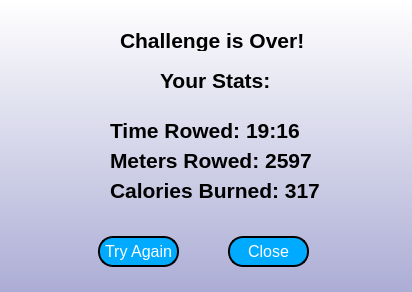
<ui version="4.0" >
 <class>SummaryDialog</class>
 <widget class="QWidget" name="SummaryDialog" >
  <property name="windowModality" >
   <enum>Qt::ApplicationModal</enum>
  </property>
  <property name="geometry" >
   <rect>
    <x>0</x>
    <y>0</y>
    <width>412</width>
    <height>292</height>
   </rect>
  </property>
  <property name="windowTitle" >
   <string>C2 Watt Challenge</string>
  </property>
  <property name="styleSheet" >
   <string notr="true" >background-color: qlineargradient(spread:pad, x1:0, y1:1, x2:0, y2:0, stop:0 rgba(172, 173, 213, 255), stop:1 rgba(255, 255, 255, 255));</string>
  </property>
  <widget class="QLabel" name="label_2" >
   <property name="geometry" >
    <rect>
     <x>120</x>
     <y>30</y>
     <width>201</width>
     <height>21</height>
    </rect>
   </property>
   <property name="font" >
    <font>
     <family>Arial</family>
     <pointsize>16</pointsize>
     <weight>75</weight>
     <bold>true</bold>
    </font>
   </property>
   <property name="styleSheet" >
    <string notr="true" >background-color: qlineargradient(spread:pad, x1:0, y1:0, x2:0, y2:0, stop:0 rgba(0, 0, 0, 0), stop:1 rgba(255, 255, 255, 255));</string>
   </property>
   <property name="text" >
    <string>Challenge is Over!</string>
   </property>
  </widget>
  <widget class="QPushButton" name="resetButton" >
   <property name="enabled" >
    <bool>true</bool>
   </property>
   <property name="geometry" >
    <rect>
     <x>98</x>
     <y>236</y>
     <width>81</width>
     <height>31</height>
    </rect>
   </property>
   <property name="font" >
    <font>
     <family>Arial</family>
     <pointsize>12</pointsize>
    </font>
   </property>
   <property name="styleSheet" >
    <string notr="true" >background-color: rgb(0, 170, 255);
color: rgb(255, 255, 255);
border-radius: 15px;
border: 2px solid #000000;
</string>
   </property>
   <property name="text" >
    <string>Try Again</string>
   </property>
  </widget>
  <widget class="QLabel" name="label_7" >
   <property name="geometry" >
    <rect>
     <x>160</x>
     <y>70</y>
     <width>111</width>
     <height>21</height>
    </rect>
   </property>
   <property name="font" >
    <font>
     <family>Arial</family>
     <pointsize>16</pointsize>
     <weight>75</weight>
     <bold>true</bold>
    </font>
   </property>
   <property name="styleSheet" >
    <string notr="true" >background-color: qlineargradient(spread:pad, x1:0, y1:0, x2:0, y2:0, stop:0 rgba(0, 0, 0, 0), stop:1 rgba(255, 255, 255, 255));</string>
   </property>
   <property name="text" >
    <string>Your Stats:</string>
   </property>
  </widget>
  <widget class="QPushButton" name="closeButton" >
   <property name="enabled" >
    <bool>true</bool>
   </property>
   <property name="geometry" >
    <rect>
     <x>228</x>
     <y>236</y>
     <width>81</width>
     <height>31</height>
    </rect>
   </property>
   <property name="font" >
    <font>
     <family>Arial</family>
     <pointsize>12</pointsize>
    </font>
   </property>
   <property name="styleSheet" >
    <string notr="true" >background-color: rgb(0, 170, 255);
color: rgb(255, 255, 255);
border-radius: 15px;
border: 2px solid #000000;
</string>
   </property>
   <property name="text" >
    <string>Close</string>
   </property>
  </widget>
  <widget class="QLabel" name="labelTime" >
   <property name="geometry" >
    <rect>
     <x>110</x>
     <y>120</y>
     <width>231</width>
     <height>21</height>
    </rect>
   </property>
   <property name="font" >
    <font>
     <family>Arial</family>
     <pointsize>16</pointsize>
     <weight>75</weight>
     <bold>true</bold>
    </font>
   </property>
   <property name="styleSheet" >
    <string notr="true" >background-color: qlineargradient(spread:pad, x1:0, y1:0, x2:0, y2:0, stop:0 rgba(0, 0, 0, 0), stop:1 rgba(255, 255, 255, 255));</string>
   </property>
   <property name="text" >
    <string>Time Rowed: 19:16</string>
   </property>
  </widget>
  <widget class="QLabel" name="labelMeters" >
   <property name="geometry" >
    <rect>
     <x>110</x>
     <y>150</y>
     <width>231</width>
     <height>21</height>
    </rect>
   </property>
   <property name="font" >
    <font>
     <family>Arial</family>
     <pointsize>16</pointsize>
     <weight>75</weight>
     <bold>true</bold>
    </font>
   </property>
   <property name="styleSheet" >
    <string notr="true" >background-color: qlineargradient(spread:pad, x1:0, y1:0, x2:0, y2:0, stop:0 rgba(0, 0, 0, 0), stop:1 rgba(255, 255, 255, 255));</string>
   </property>
   <property name="text" >
    <string>Meters Rowed: 2597</string>
   </property>
  </widget>
  <widget class="QLabel" name="labelCalories" >
   <property name="geometry" >
    <rect>
     <x>110</x>
     <y>180</y>
     <width>231</width>
     <height>21</height>
    </rect>
   </property>
   <property name="font" >
    <font>
     <family>Arial</family>
     <pointsize>16</pointsize>
     <weight>75</weight>
     <bold>true</bold>
    </font>
   </property>
   <property name="styleSheet" >
    <string notr="true" >background-color: qlineargradient(spread:pad, x1:0, y1:0, x2:0, y2:0, stop:0 rgba(0, 0, 0, 0), stop:1 rgba(255, 255, 255, 255));</string>
   </property>
   <property name="text" >
    <string>Calories Burned: 317</string>
   </property>
  </widget>
 </widget>
 <resources/>
 <connections/>
 <designerdata>
  <property name="gridDeltaX" >
   <number>10</number>
  </property>
  <property name="gridDeltaY" >
   <number>10</number>
  </property>
  <property name="gridSnapX" >
   <bool>false</bool>
  </property>
  <property name="gridSnapY" >
   <bool>false</bool>
  </property>
  <property name="gridVisible" >
   <bool>true</bool>
  </property>
 </designerdata>
</ui>
